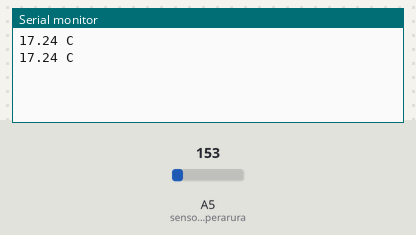
The sketch below on a simulated Arduino Uno, built with avr-gcc and run on an emulated ATmega328P. On the bench: the last lines printed to the serial monitor. The test bench sets the inputs (shaded band); at power-on: A5 (sensor_de_temperarura) = 153.

Above: at 1.8 s.
1.9 s: A5 (sensor_de_temperarura) set to 165
At 2.5 s:
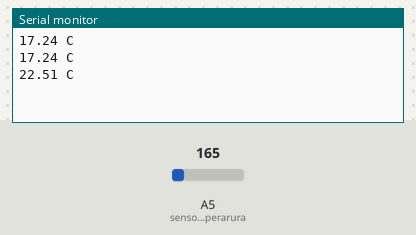
3.4 s: A5 (sensor_de_temperarura) set to 175
At 4.8 s:
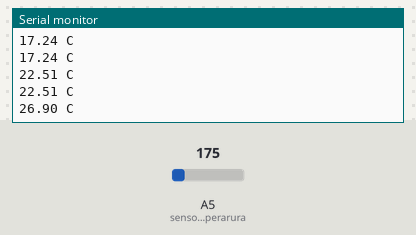
Timing chart, 0 to 6.4 s (numbered marks = the images above; inputs shaded):
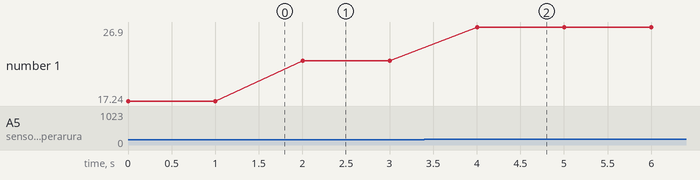

Measured:
- after the input at 1.9 s, the serial monitor: prints a new line after 0.10 s (image 1)
- after the input at 3.4 s, the serial monitor: prints a new line after 0.60 s (image 2)
- plotted number 1: 17.24 → 22.51 after the input at 1.9 s, 22.51 → 26.9 after the input at 3.4 s

The sketch:

TMP_con_AREF.ino
```cpp
//TMP36 con voltaje de referencia
//http://arduino.cc/en/Reference/AnalogReference
int sensor_de_temperarura = A5;

#define voltaje_aref 4.5 //se define el voltaje de referencia
//note que usa #define y no es necesario finalizar con unto y coma (;)

void setup()
{
  Serial.begin(9600);
  analogReference(EXTERNAL); //Conecte el 5V a AREF (21)
}

void loop()
{
  int lectura = analogRead(sensor_de_temperarura);
  float voltage = lectura * voltaje_aref; //Uso del voltaje de referencia.
  voltage /= 1024.0; //esto es igual a voltage = voltage / 1024.0
  float temperatura = (voltage - 0.5) * 100 ;
  Serial.print(temperatura);
  Serial.println(" C");
  delay(1000);
}
```
